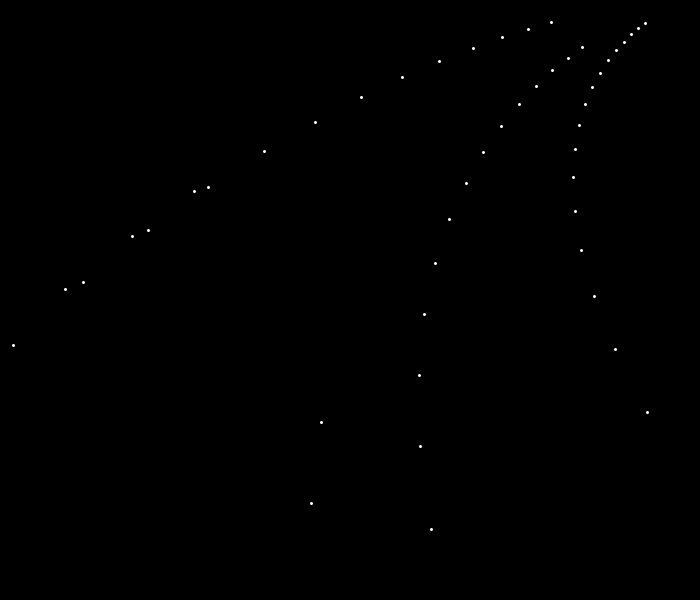
Frame 1 (no input)
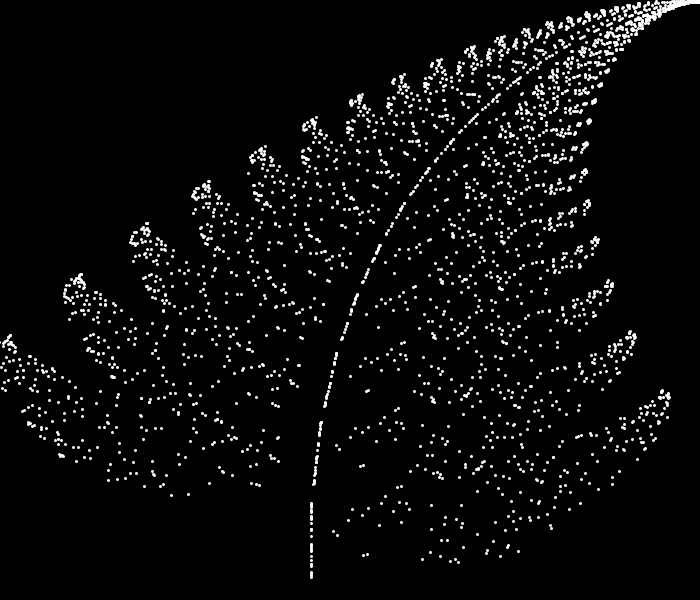
Frame 60 (the mouse pressed at the canvas centre just before this capture)
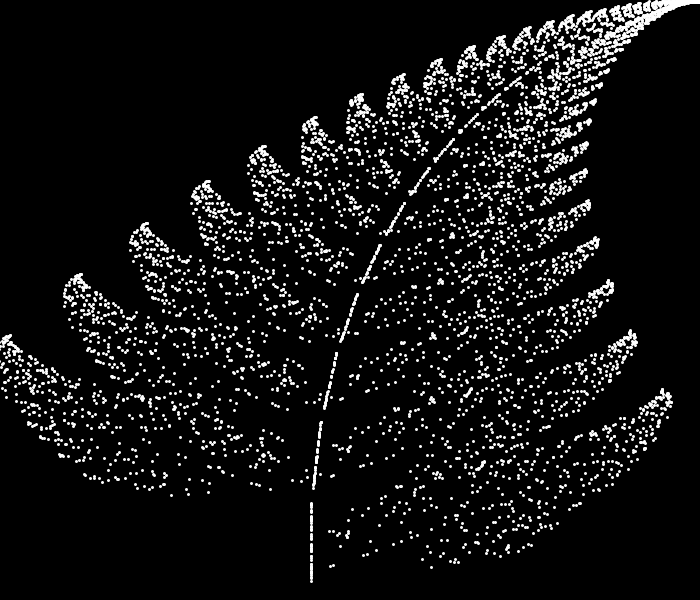
Frame 120 (the mouse held since frame 60 and released just before this capture)

The Processing sketch that drew these frames (run headless with seeded random() and noise(); from frame 60 on, the mouse is pressed at the canvas centre):

// Processing sketch: Barnley_Fern
// ── Barnley_Fern.pde
float x,y;
float px,py;
void setup()
{
  x=0;y=0;
  size(700,600);
  background(0);
  stroke(255);
  strokeWeight(3);
  //translate(700,0); 
  // lets code the barnley fern
  
  //float p=map(1,-1,1,0,600);
  //println(p);
  
}

void nextPoint()
{
  
  float rv=random(1);
   if(rv<.01){
     px  = 0;
     py  = 0.16 * y;
   }
   else if(rv<0.86)
   {
     px  = 0.85 * x + 0.04 * y;
     py  = -0.04 * x + 0.85 * y + 1.6;
   }
   else if(rv<0.93)
   {
     px  = 0.2 * x - 0.26 * y;
     py  = 0.23 * x + 0.22 * y + 1.6;
   }
   else{
     px  = -0.15 * x + 0.28 * y;
     py  = 0.26 * x + 0.24 * y + 0.44;
   }
   x=px;
   y=py;
    
  
}
void draw()
{
  for(int i=0;i<50;i++){
    nextPoint();
    float px=map(x,-2.1320,2.6558,0,width);
    float py=map(y,0,9.9983,height,0); // to reverse the tree bottom up
    
    point(px,py);
  }
  //translate(350,height);.
 
}
